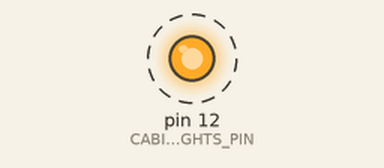
Bench run of a sketch on a simulated Arduino Uno, built with avr-gcc and run on an emulated ATmega328P. Parts: output pins drawn as LEDs (lit = HIGH). Dashed ring = blinking.

Above: at 1.0 s.
Timing chart, 0 to 4.8 s (numbered marks = the images above):
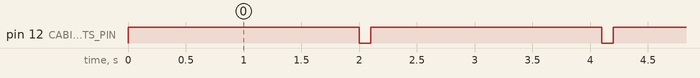

Measured:
- by itself, pin 12 (CABIN_LIGHTS_PIN): alternates HIGH for 2.0 s and LOW for 0.10 s

The sketch:

cabin-lights.ino
```cpp
#include "Arduino.h"

#define CABIN_LIGHTS_PIN 12

void setup() {
  pinMode(CABIN_LIGHTS_PIN, OUTPUT);
}

void loop() {
  digitalWrite(CABIN_LIGHTS_PIN, HIGH);
  delay(2000);
  digitalWrite(CABIN_LIGHTS_PIN, LOW);
  delay(100);
}
```
